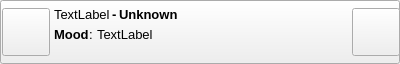
<?xml version="1.0" encoding="UTF-8"?>
<ui version="4.0">
 <class>IdentWidget</class>
 <widget class="QPushButton" name="IdentWidget">
  <property name="geometry">
   <rect>
    <x>0</x>
    <y>0</y>
    <width>400</width>
    <height>55</height>
   </rect>
  </property>
  <property name="sizePolicy">
   <sizepolicy hsizetype="Expanding" vsizetype="Fixed">
    <horstretch>0</horstretch>
    <verstretch>0</verstretch>
   </sizepolicy>
  </property>
  <property name="windowTitle">
   <string>Form</string>
  </property>
  <layout class="QGridLayout" name="gridLayout">
   <property name="leftMargin">
    <number>0</number>
   </property>
   <property name="topMargin">
    <number>0</number>
   </property>
   <property name="rightMargin">
    <number>0</number>
   </property>
   <property name="bottomMargin">
    <number>0</number>
   </property>
   <property name="spacing">
    <number>0</number>
   </property>
   <item row="0" column="0">
    <layout class="QHBoxLayout" name="horizontalLayout_3">
     <property name="spacing">
      <number>4</number>
     </property>
     <property name="leftMargin">
      <number>2</number>
     </property>
     <item>
      <widget class="VxPushButton" name="m_FriendIconButton">
       <property name="sizePolicy">
        <sizepolicy hsizetype="Fixed" vsizetype="Fixed">
         <horstretch>0</horstretch>
         <verstretch>0</verstretch>
        </sizepolicy>
       </property>
       <property name="minimumSize">
        <size>
         <width>48</width>
         <height>48</height>
        </size>
       </property>
       <property name="maximumSize">
        <size>
         <width>48</width>
         <height>48</height>
        </size>
       </property>
       <property name="text">
        <string/>
       </property>
       <property name="iconSize">
        <size>
         <width>48</width>
         <height>48</height>
        </size>
       </property>
      </widget>
     </item>
     <item>
      <layout class="QVBoxLayout" name="verticalLayout">
       <property name="spacing">
        <number>0</number>
       </property>
       <property name="topMargin">
        <number>4</number>
       </property>
       <property name="bottomMargin">
        <number>4</number>
       </property>
       <item>
        <layout class="QHBoxLayout" name="horizontalLayout">
         <property name="spacing">
          <number>2</number>
         </property>
         <item>
          <widget class="QLabel" name="FriendNameLabel">
           <property name="font">
            <font>
             <pointsize>10</pointsize>
            </font>
           </property>
           <property name="text">
            <string>TextLabel</string>
           </property>
          </widget>
         </item>
         <item>
          <widget class="QLabel" name="ColonLabel">
           <property name="font">
            <font>
             <pointsize>10</pointsize>
             <weight>75</weight>
             <bold>true</bold>
            </font>
           </property>
           <property name="text">
            <string>-</string>
           </property>
          </widget>
         </item>
         <item>
          <widget class="QLabel" name="FriendPrefixLabel">
           <property name="font">
            <font>
             <pointsize>10</pointsize>
             <weight>75</weight>
             <bold>true</bold>
            </font>
           </property>
           <property name="text">
            <string>Unknown</string>
           </property>
          </widget>
         </item>
         <item>
          <spacer name="horizontalSpacer">
           <property name="orientation">
            <enum>Qt::Horizontal</enum>
           </property>
           <property name="sizeHint" stdset="0">
            <size>
             <width>40</width>
             <height>20</height>
            </size>
           </property>
          </spacer>
         </item>
        </layout>
       </item>
       <item>
        <layout class="QHBoxLayout" name="horizontalLayout_2">
         <property name="spacing">
          <number>0</number>
         </property>
         <property name="bottomMargin">
          <number>2</number>
         </property>
         <item>
          <widget class="QLabel" name="DescPrefixLabel">
           <property name="font">
            <font>
             <pointsize>10</pointsize>
             <weight>75</weight>
             <bold>true</bold>
            </font>
           </property>
           <property name="text">
            <string>Mood</string>
           </property>
          </widget>
         </item>
         <item>
          <widget class="QLabel" name="ColonLabel_2">
           <property name="font">
            <font>
             <pointsize>10</pointsize>
            </font>
           </property>
           <property name="text">
            <string>: </string>
           </property>
          </widget>
         </item>
         <item>
          <widget class="QLabel" name="DescTextLabel">
           <property name="font">
            <font>
             <pointsize>10</pointsize>
            </font>
           </property>
           <property name="text">
            <string>TextLabel</string>
           </property>
          </widget>
         </item>
         <item>
          <spacer name="horizontalSpacer_2">
           <property name="orientation">
            <enum>Qt::Horizontal</enum>
           </property>
           <property name="sizeHint" stdset="0">
            <size>
             <width>40</width>
             <height>20</height>
            </size>
           </property>
          </spacer>
         </item>
        </layout>
       </item>
       <item>
        <widget class="QLabel" name="m_TodLabel">
         <property name="text">
          <string/>
         </property>
        </widget>
       </item>
      </layout>
     </item>
     <item>
      <widget class="VxPushButton" name="m_FriendMenuButton">
       <property name="sizePolicy">
        <sizepolicy hsizetype="Fixed" vsizetype="Fixed">
         <horstretch>0</horstretch>
         <verstretch>0</verstretch>
        </sizepolicy>
       </property>
       <property name="minimumSize">
        <size>
         <width>48</width>
         <height>48</height>
        </size>
       </property>
       <property name="maximumSize">
        <size>
         <width>48</width>
         <height>48</height>
        </size>
       </property>
       <property name="text">
        <string/>
       </property>
       <property name="iconSize">
        <size>
         <width>48</width>
         <height>48</height>
        </size>
       </property>
      </widget>
     </item>
    </layout>
   </item>
  </layout>
 </widget>
 <customwidgets>
  <customwidget>
   <class>VxPushButton</class>
   <extends>QPushButton</extends>
   <header location="global">VxPushButton.h</header>
  </customwidget>
 </customwidgets>
 <resources/>
 <connections/>
</ui>
